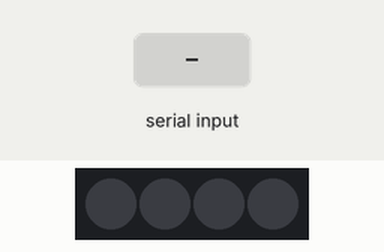
This sketch was run on a simulated Arduino Uno, built with avr-gcc and run on an emulated ATmega328P. On the bench: 4 RGB LEDs in strip order, left to right. Inputs (shaded band) come from the test bench. Dim RGB values are drawn brighter than linear.

Above: at 1.2 s.
1.3 s: "1" received over Serial
At 3.2 s:
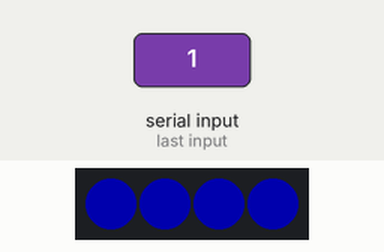
4.3 s: "0" received over Serial
At 4.45 s:
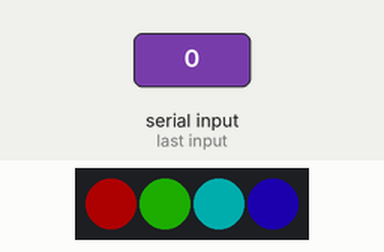
7.3 s: "2" received over Serial
At 10.18 s:
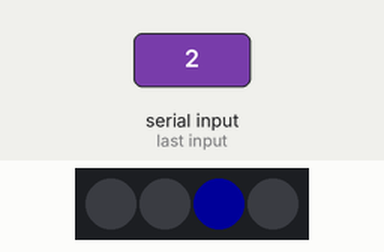
10.3 s: "0" received over Serial
At 10.81 s:
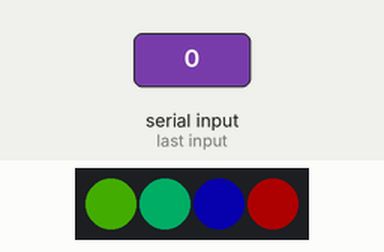
13.3 s: "1" received over Serial
At 16.9 s:
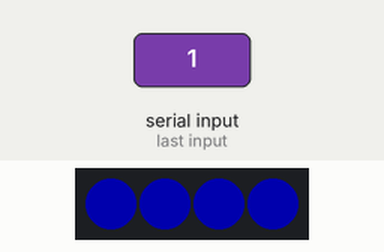
Timing chart, 0 to 17.3 s (numbered marks = the images above; inputs shaded):
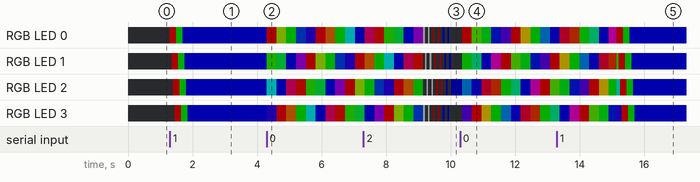

Measured:
- after the input at 1.3 s, RGB LED 0: off → RGB(50, 0, 0) at once, → RGB(0, 50, 0) 0.20 s later, → RGB(0, 0, 50) 0.20 s later; RGB LED 1: off → RGB(50, 0, 0) after 0.05 s, → RGB(0, 50, 0) 0.20 s later, → RGB(0, 0, 50) 0.20 s later

The sketch:

processing_communication_neopixel_3.ino
```cpp
#include <Adafruit_NeoPixel.h>
#define PIN  13 // what port the neopixels are connected to
#define NUMPIXELS 4 //how many neopixels there are

Adafruit_NeoPixel neo(NUMPIXELS, PIN, NEO_GRB + NEO_KHZ800);

void setup() {
  neo.begin();//these two lines set up the neopixels
  neo.setBrightness(50);//sets the brightness of the neopixels
  neo.show();
  Serial.begin(9600);//inializes the serial
}
void colorWipe(uint32_t color, int wait) {
  for(int i=0; i<neo.numPixels(); i++) { // For each pixel in strip...
    neo.setPixelColor(i, color);         //  Set pixel's color (in RAM)
    neo.show();                          //  Update strip to match
    delay(wait);                           //  Pause for a moment
  }
}
void rainbow(int wait) {

  for(long firstPixelHue = 0; firstPixelHue < 3*65536; firstPixelHue += 256) {
    for(int i=0; i<neo.numPixels(); i++) { // For each pixel in strip...
      int pixelHue = firstPixelHue + (i * 65536L / neo.numPixels());
      neo.setPixelColor(i, neo.gamma32(neo.ColorHSV(pixelHue)));
    }
    neo.show(); // Update strip with new contents
    delay(wait);  // Pause for a moment
  }
}
void theaterChase(uint32_t color, int wait) {
  for(int a=0; a<2; a++) {  // Repeat 10 times...
    for(int b=0; b<3; b++) { //  'b' counts from 0 to 2...
      neo.clear();         //   Set all pixels in RAM to 0 (off)
      // 'c' counts up from 'b' to end of strip in steps of 3...
      for(int c=b; c<neo.numPixels(); c += 3) {
        neo.setPixelColor(c, color); // Set pixel 'c' to value 'color'
      }
      neo.show(); // Update strip with new contents
      delay(wait);  // Pause for a moment
    }
  }
}
void loop() {
  if(Serial.available() > 0) {
    char ledState = Serial.read();//reads the serial coming from processing

    if(ledState == '1'){// if the serial reads 1 turn light red/green/blue

      colorWipe(neo.Color(255,   0,   0), 50);
      colorWipe(neo.Color(0,   255,   0), 50);
      colorWipe(neo.Color(0,   0,   255), 50);

    }
    if(ledState == '0'){// if the serial reads 0 turn light rainbow

      rainbow(1);

    }
    if(ledState == '2'){// if the serial reads 0 turn light rainbow
      theaterChase(neo.Color(127, 127, 127), 50); // White
      theaterChase(neo.Color(127,   0,   0), 50); // Red
      theaterChase(neo.Color(  0,   0, 127), 50); // Blue
    }
  }
}
```
